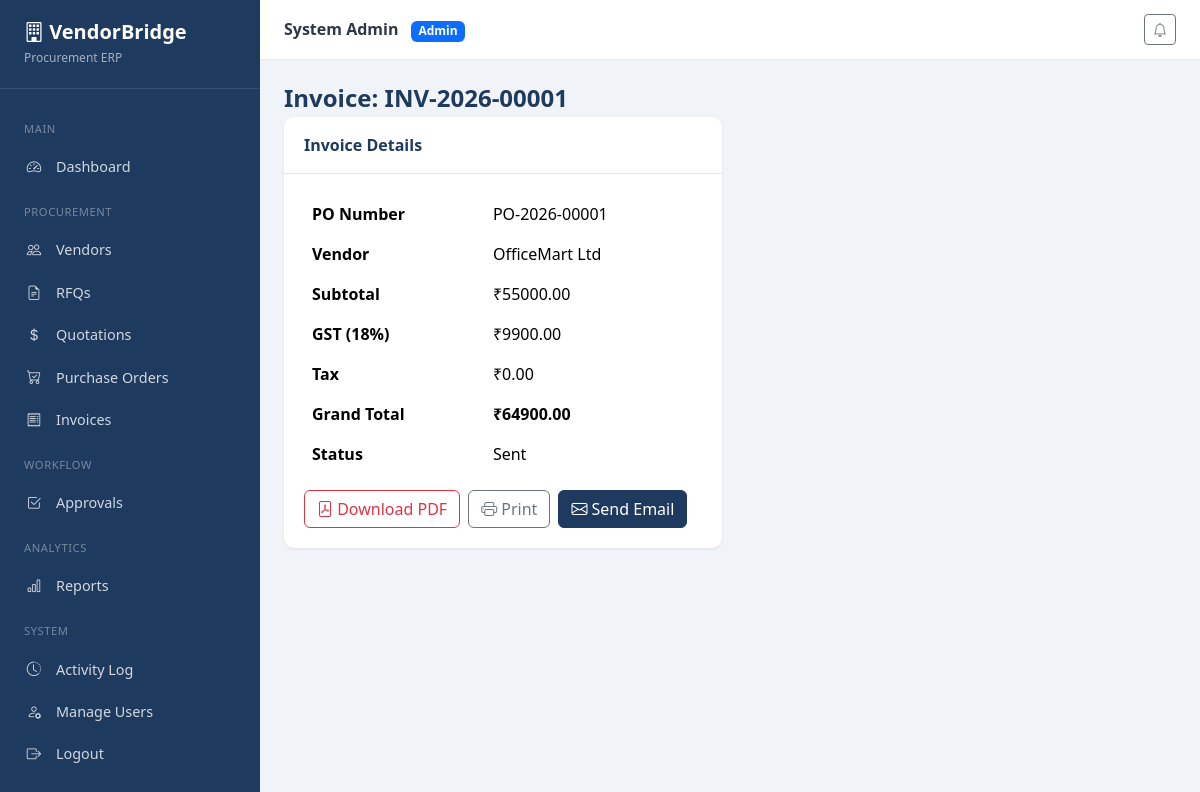
Screenshot of /procurement/invoices/1/ (signed in) with the database file from the repository.
### accounts/models.py (models this page shows, shortened)
class User(AbstractUser):
    ROLE_ADMIN = 'admin'
    ROLE_PROCUREMENT = 'procurement_officer'
    ROLE_VENDOR = 'vendor'
    ROLE_MANAGER = 'manager'
    ROLE_CHOICES = [
        (ROLE_ADMIN, 'Admin'),
        (ROLE_PROCUREMENT, 'Procurement Officer'),
        (ROLE_VENDOR, 'Vendor'),
        (ROLE_MANAGER, 'Manager / Approver'),
    ]
    role = models.CharField(max_length=30, choices=ROLE_CHOICES, default=ROLE_PROCUREMENT)
    phone = models.CharField(max_length=20, blank=True)
    created_at = models.DateTimeField(auto_now_add=True)
    class Meta:
        ordering = ['username']
    @property
    def is_admin_role(self):
        return self.role == self.ROLE_ADMIN or self.is_superuser
    @property
    def is_vendor_role(self):
        return self.role == self.ROLE_VENDOR

### procurement/models.py (models this page shows, shortened)
class Invoice(models.Model):
    STATUS_DRAFT = 'draft'
    STATUS_SENT = 'sent'
    STATUS_PAID = 'paid'
    STATUS_CANCELLED = 'cancelled'
    STATUS_CHOICES = [
        (STATUS_DRAFT, 'Draft'),
        (STATUS_SENT, 'Sent'),
        (STATUS_PAID, 'Paid'),
        (STATUS_CANCELLED, 'Cancelled'),
    ]
    invoice_number = models.CharField(max_length=30, unique=True, default=generate_invoice_number)
    purchase_order = models.OneToOneField(PurchaseOrder, on_delete=models.PROTECT, related_name='invoice')
    subtotal = models.DecimalField(max_digits=12, decimal_places=2)
    gst = models.DecimalField(max_digits=12, decimal_places=2, default=Decimal('0.00'))
    tax = models.DecimalField(max_digits=12, decimal_places=2, default=Decimal('0.00'))
    grand_total = models.DecimalField(max_digits=12, decimal_places=2)
    status = models.CharField(max_length=20, choices=STATUS_CHOICES, default=STATUS_DRAFT)
    created_by = models.ForeignKey(
        settings.AUTH_USER_MODEL,
        on_delete=models.SET_NULL,
        null=True,
        related_name='created_invoices',
    )
    created_at = models.DateTimeField(auto_now_add=True)
    class Meta:
        ordering = ['-created_at']

class PurchaseOrder(models.Model):
    STATUS_DRAFT = 'draft'
    STATUS_ISSUED = 'issued'
    STATUS_COMPLETED = 'completed'
    STATUS_CANCELLED = 'cancelled'
    STATUS_CHOICES = [
        (STATUS_DRAFT, 'Draft'),
        (STATUS_ISSUED, 'Issued'),
        (STATUS_COMPLETED, 'Completed'),
        (STATUS_CANCELLED, 'Cancelled'),
    ]
    po_number = models.CharField(max_length=30, unique=True, default=generate_po_number)
    vendor = models.ForeignKey(Vendor, on_delete=models.PROTECT, related_name='purchase_orders')
    quotation = models.OneToOneField(Quotation, on_delete=models.PROTECT, related_name='purchase_order')
    amount = models.DecimalField(max_digits=12, decimal_places=2)
    status = models.CharField(max_length=20, choices=STATUS_CHOICES, default=STATUS_ISSUED)
    created_by = models.ForeignKey(
        settings.AUTH_USER_MODEL,
        on_delete=models.SET_NULL,
        null=True,
        related_name='created_pos',
    )
    created_at = models.DateTimeField(auto_now_add=True)
    class Meta:
        ordering = ['-created_at']

### vendors/models.py (models this page shows, shortened)
class Vendor(models.Model):
    STATUS_ACTIVE = 'active'
    STATUS_INACTIVE = 'inactive'
    STATUS_CHOICES = [
        (STATUS_ACTIVE, 'Active'),
        (STATUS_INACTIVE, 'Inactive'),
    ]
    CATEGORY_CHOICES = [
        ('it', 'IT & Software'),
        ('office', 'Office Supplies'),
        ('manufacturing', 'Manufacturing'),
        ('services', 'Professional Services'),
        ('logistics', 'Logistics'),
        ('other', 'Other'),
    ]
    user = models.OneToOneField(
        settings.AUTH_USER_MODEL,
        on_delete=models.SET_NULL,
        null=True,
        blank=True,
        related_name='vendor_profile',
    )
    vendor_name = models.CharField(max_length=150)
    company_name = models.CharField(max_length=200)
    category = models.CharField(max_length=50, choices=CATEGORY_CHOICES, default='other')
    gst_number = models.CharField(max_length=20, blank=True)
    email = models.EmailField()
    phone = models.CharField(max_length=20)
    address = models.TextField()
    status = models.CharField(max_length=20, choices=STATUS_CHOICES, default=STATUS_ACTIVE)
    rating = models.DecimalField(max_digits=3, decimal_places=1, default=4.0)
    created_at = models.DateTimeField(auto_now_add=True)
    class Meta:
        ordering = ['company_name']

### procurement/views.py (the view)
# urls.py: path('invoices/<int:pk>/', views.invoice_detail, name='invoice_detail'),
@login_required
def invoice_detail(request, pk):
    invoice = get_object_or_404(Invoice, pk=pk)
    return render(request, 'procurement/invoice_detail.html', {'invoice': invoice})

### core/context_processors.py (called while the page is built)
def notifications_processor(request):
    if request.user.is_authenticated:
        unread = request.user.notifications.filter(is_read=False).count()
        recent = request.user.notifications.all()[:5]
        return {'unread_notifications': unread, 'recent_notifications': recent}
    return {'unread_notifications': 0, 'recent_notifications': []}

### templates/procurement/invoice_detail.html (shortened to what this page needs)
{% extends 'base.html' %}
{% block content %}
<h1 class="page-title">Invoice: {{ invoice.invoice_number }}</h1>
<div class="row g-3">
    <div class="col-lg-6">
        <div class="card-panel">
            <div class="card-header">Invoice Details</div>
            <div class="card-body">
                <table class="table table-borderless">
                    <tr><th>PO Number</th><td>{{ invoice.purchase_order.po_number }}</td></tr>
                    <tr><th>Vendor</th><td>{{ invoice.purchase_order.vendor.company_name }}</td></tr>
                    <tr><th>Subtotal</th><td>₹{{ invoice.subtotal|floatformat:2 }}</td></tr>
                    <tr><th>GST (18%)</th><td>₹{{ invoice.gst|floatformat:2 }}</td></tr>
                    <tr><th>Tax</th><td>₹{{ invoice.tax|floatformat:2 }}</td></tr>
                    <tr><th>Grand Total</th><td><strong>₹{{ invoice.grand_total|floatformat:2 }}</strong></td></tr>
                    <tr><th>Status</th><td>{{ invoice.get_status_display }}</td></tr>
                </table>
                <div class="d-flex gap-2 flex-wrap">
                    <a href="{% url 'procurement:invoice_pdf' invoice.pk %}" class="btn btn-outline-danger"><i class="bi bi-file-pdf"></i> Download PDF</a>
                    <a href="{% url 'procurement:invoice_print' invoice.pk %}" class="btn btn-outline-secondary" target="_blank"><i class="bi bi-printer"></i> Print</a>
                    <a href="{% url 'procurement:invoice_send_email' invoice.pk %}" class="btn btn-vb-primary"><i class="bi bi-envelope"></i> Send Email</a>
                </div>
            </div>
        </div>
    </div>
</div>
{% endblock %}

### templates/partials/navbar.html (shortened to what this page needs)
<div class="topbar">
    <div class="d-flex align-items-center gap-3">
        <div>
            <strong>{{ user.get_full_name|default:user.username }}</strong>
            <span class="badge bg-primary ms-2">{{ user.get_role_display }}</span>
        </div>
    </div>
    <div class="d-flex align-items-center gap-3">
        <div class="dropdown">
            <button class="btn btn-sm btn-outline-secondary position-relative" data-bs-toggle="dropdown">
                <i class="bi bi-bell"></i>
            </button>
        </div>
    </div>
</div>

### rows the page displays
User: get_full_name "System Admin", role "Admin"
Invoice: invoice_number "INV-2026-00001", purchase_order.po_number "PO-2026-00001", purchase_order.vendor.company_name "OfficeMart Ltd", subtotal "55000.00", gst "9900.00", tax "0.00", grand_total "64900.00", status "Sent"
